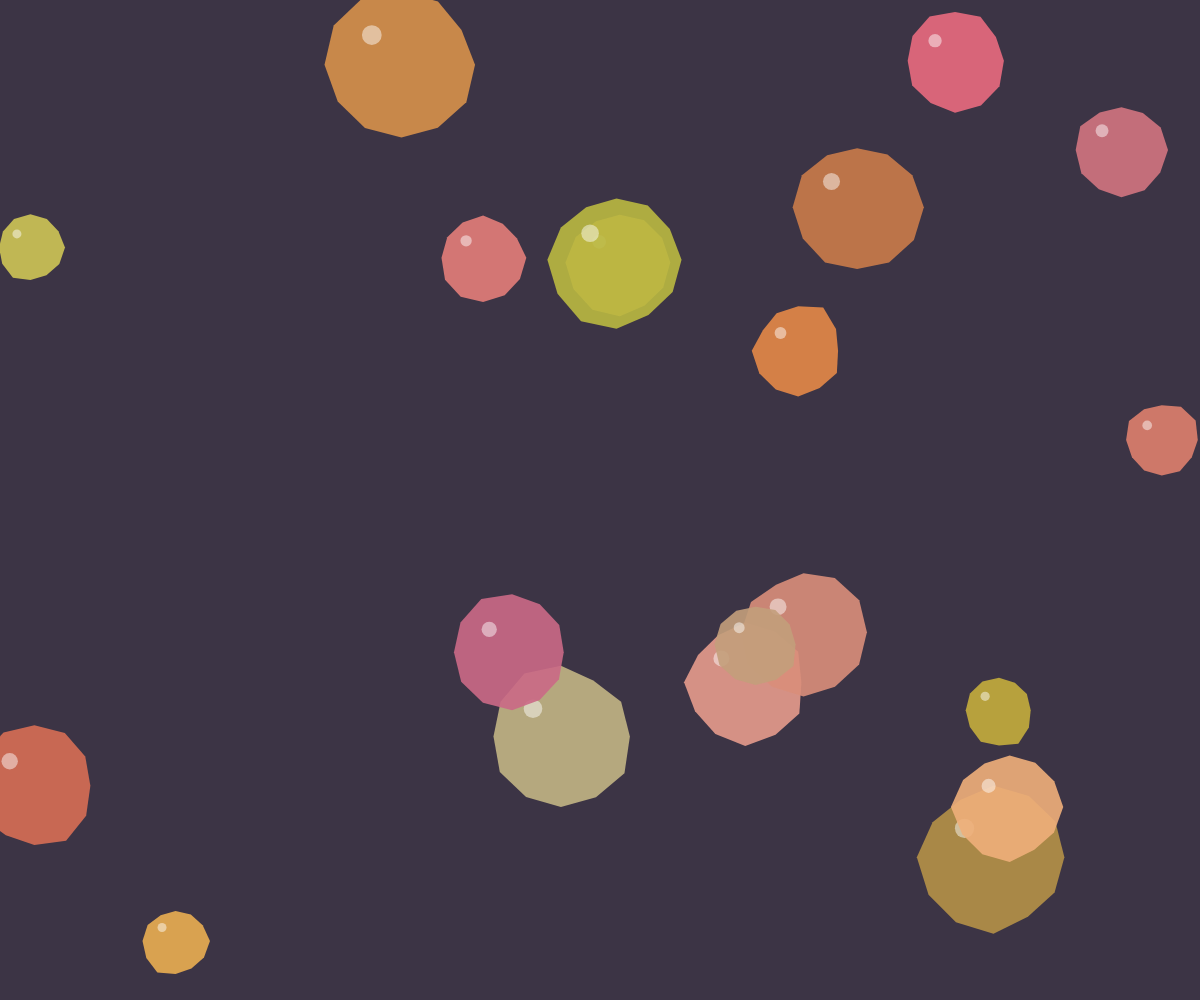
Frame 1 (no input)
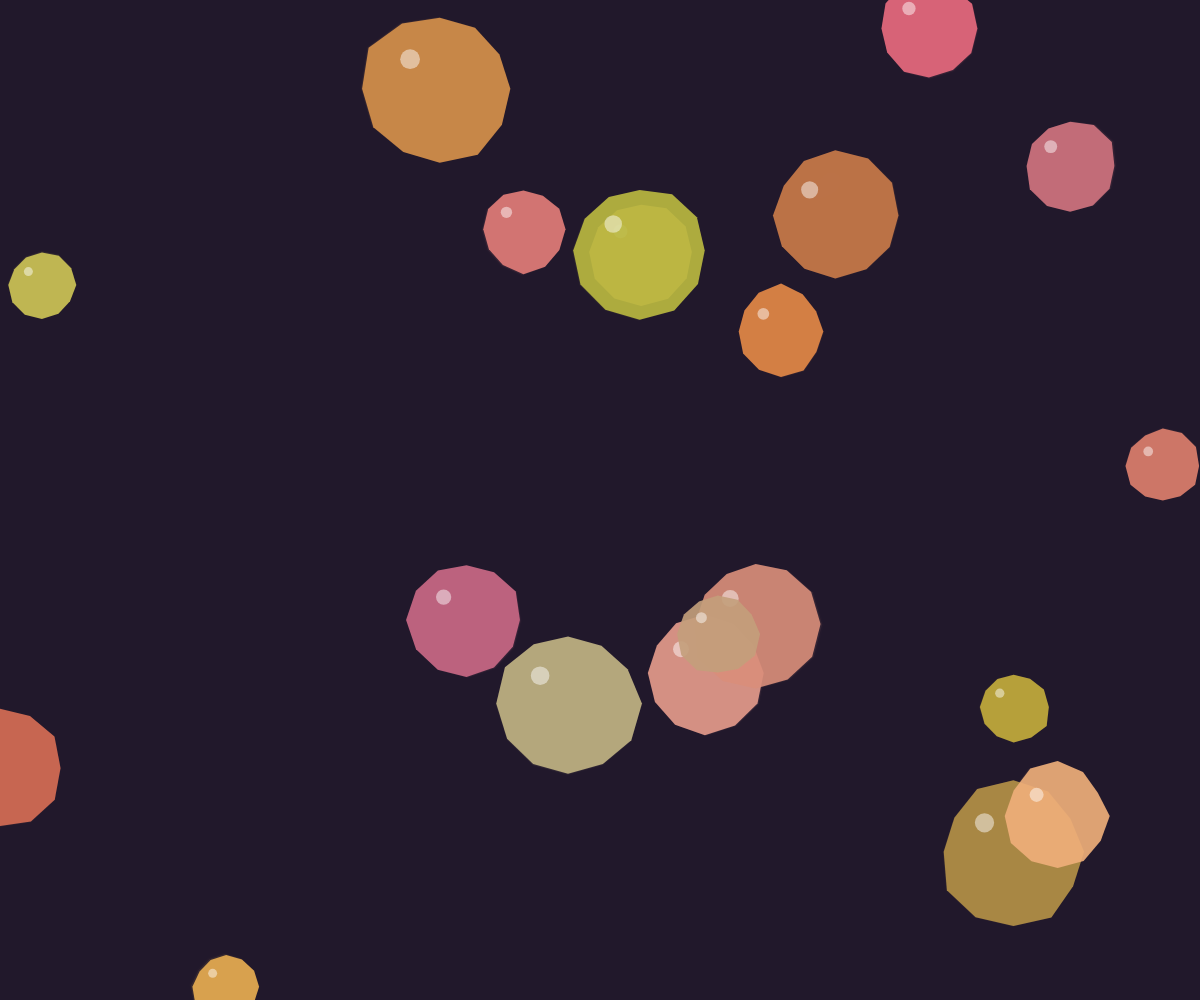
Frame 60 (no input)
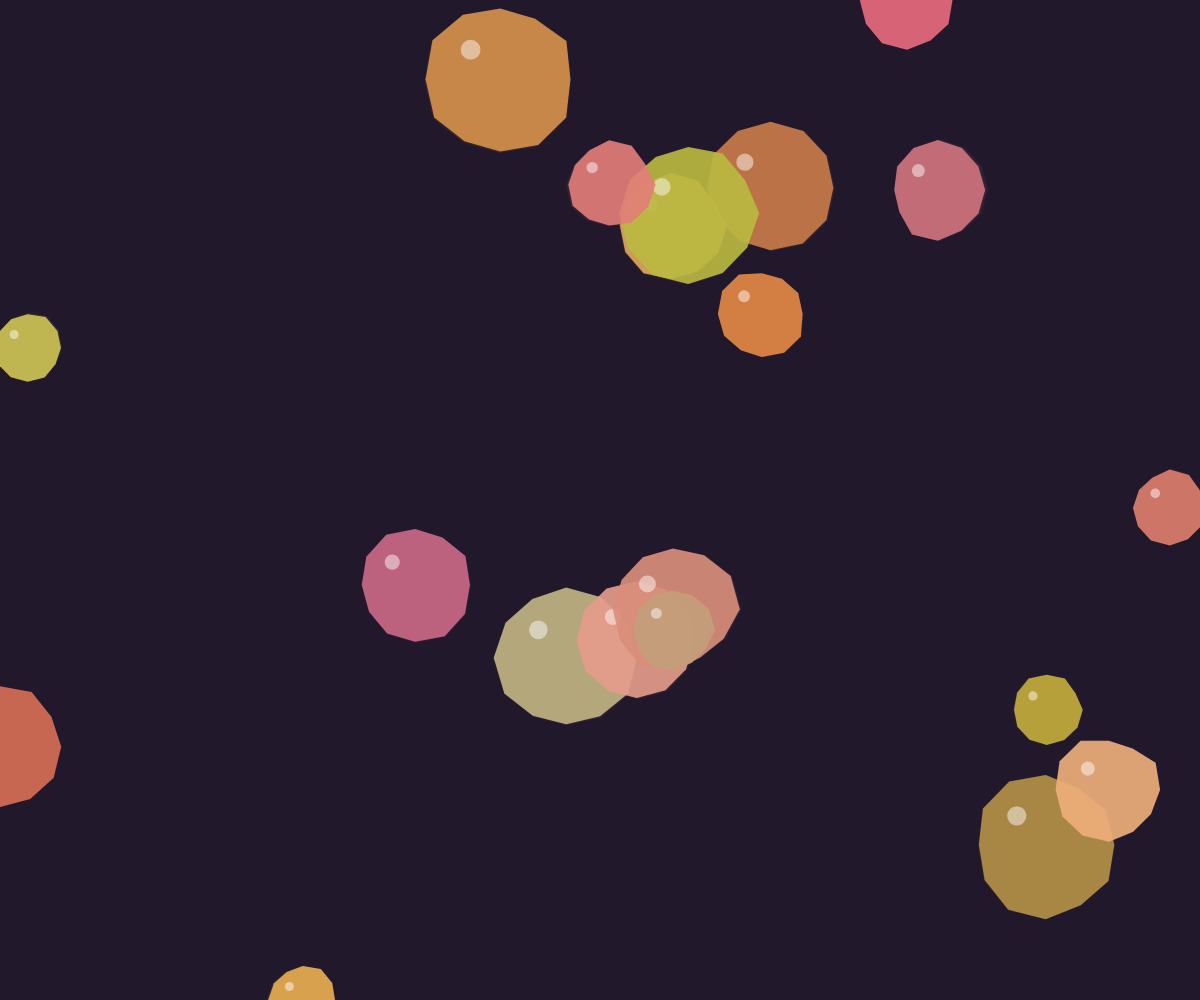
Frame 120 (the mouse pressed at the canvas centre since frame 60)

The p5.js sketch that drew these frames (run headless with seeded random() and noise() and a simulated clock; from frame 60 on, the mouse is pressed at the canvas centre):

// p5.js sketch
// ── sketch.js
let blobs = [];
const blobCount = 20;
let fluidColor = [30, 20, 40, 220];
let vessel;

function setup() {
  createCanvas(windowWidth, windowHeight);
  noStroke();
  
  // Initialize blobs with more organic properties
  for (let i = 0; i < blobCount; i++) {
    blobs.push({
      x: random(width),
      y: random(height),
      size: random(50, 120),
      speedX: random(-0.2, 0.2),
      speedY: random(-0.2, 0.2),
      color: [
        random(180, 255),
        random(100, 200),
        random(60, 140),
        230
      ],
      offset: random(TWO_PI),
      viscosity: random(0.96, 0.995),
      elasticity: random(0.05, 0.2),
      striation: []
    });
  }
  
  // Create a transparent vessel
  vessel = createGraphics(width, height);
  vessel.noStroke();
  vessel.fill(255, 30);
  vessel.rect(0, 0, width, height);
  
  // Initialize striations for each blob
  for (let i = 0; i < blobs.length; i++) {
    let b = blobs[i];
    for (let j = 0; j < 5; j++) {
      b.striation.push({
        angle: random(TWO_PI),
        length: random(20, 60),
        width: random(1, 3)
      });
    }
  }
}

function draw() {
  // Draw the transparent vessel
  image(vessel, 0, 0);
  
  // Draw fluid background
  fill(fluidColor);
  rect(0, 0, width, height);
  
  // Update and display each blob with more viscous movement
  for (let i = 0; i < blobs.length; i++) {
    let b = blobs[i];
    
    // Apply slow, fluid-like motion
    b.x += b.speedX;
    b.y += b.speedY;
    
    // Add gentle viscosity effect
    b.speedX *= b.viscosity;
    b.speedY *= b.viscosity;
    
    // Add subtle noise-based movement for organic feel
    let noiseFactor = 0.005;
    b.speedX += map(noise(b.x * noiseFactor, b.y * noiseFactor, frameCount * 0.001), 0, 1, -0.1, 0.1);
    b.speedY += map(noise(b.x * noiseFactor, b.y * noiseFactor, frameCount * 0.001 + 1000), 0, 1, -0.1, 0.1);
    
    // Keep blobs within canvas bounds with soft bouncing
    if (b.x < 0 || b.x > width) {
      b.speedX *= -b.elasticity;
      b.x = constrain(b.x, 0, width);
    }
    if (b.y < 0 || b.y > height) {
      b.speedY *= -b.elasticity;
      b.y = constrain(b.y, 0, height);
    }
    
    // Draw blob with textural effect and striation
    drawStriatedBlob(b.x, b.y, b.size, b.color, b.striation);
  }
}

function drawStriatedBlob(x, y, size, baseColor, striations) {
  // Draw the main blob shape
  fill(baseColor);
  beginShape();
  for (let i = 0; i < 12; i++) {
    let angle = map(i, 0, 12, 0, TWO_PI);
    let r = size/2 + noise(x * 0.01, y * 0.01, i * 0.5 + frameCount * 0.01) * size/4;
    let px = x + cos(angle) * r;
    let py = y + sin(angle) * r;
    vertex(px, py);
  }
  endShape(CLOSE);
  
  // Draw striations
  for (let i = 0; i < striations.length; i++) {
    let s = striations[i];
    let angle = s.angle + frameCount * 0.01;
    let px1 = x + cos(angle) * size/3;
    let py1 = y + sin(angle) * size/3;
    let px2 = x + cos(angle + PI) * (size/3 + s.length);
    let py2 = y + sin(angle + PI) * (size/3 + s.length);
    
    // Create gradient for striation
    let c1 = color(red(baseColor), green(baseColor), blue(baseColor), 100);
    let c2 = color(red(baseColor) + 50, green(baseColor) + 30, blue(baseColor) + 20, 50);
    
    // Draw a gradient line
    drawingContext.strokeStyle = 'rgba(255, 255, 255, 0.1)';
    drawingContext.lineWidth = s.width;
    beginShape();
    vertex(px1, py1);
    vertex(px2, py2);
    endShape();
  }
  
  // Add subtle highlight for 3D effect
  fill(255, 120);
  ellipse(x - size/4, y - size/4, size/6);
}

function windowResized() {
  resizeCanvas(windowWidth, windowHeight);
  // Re-create vessel on resize
  vessel = createGraphics(width, height);
  vessel.noStroke();
  vessel.fill(255, 30);
  vessel.rect(0, 0, width, height);
}
